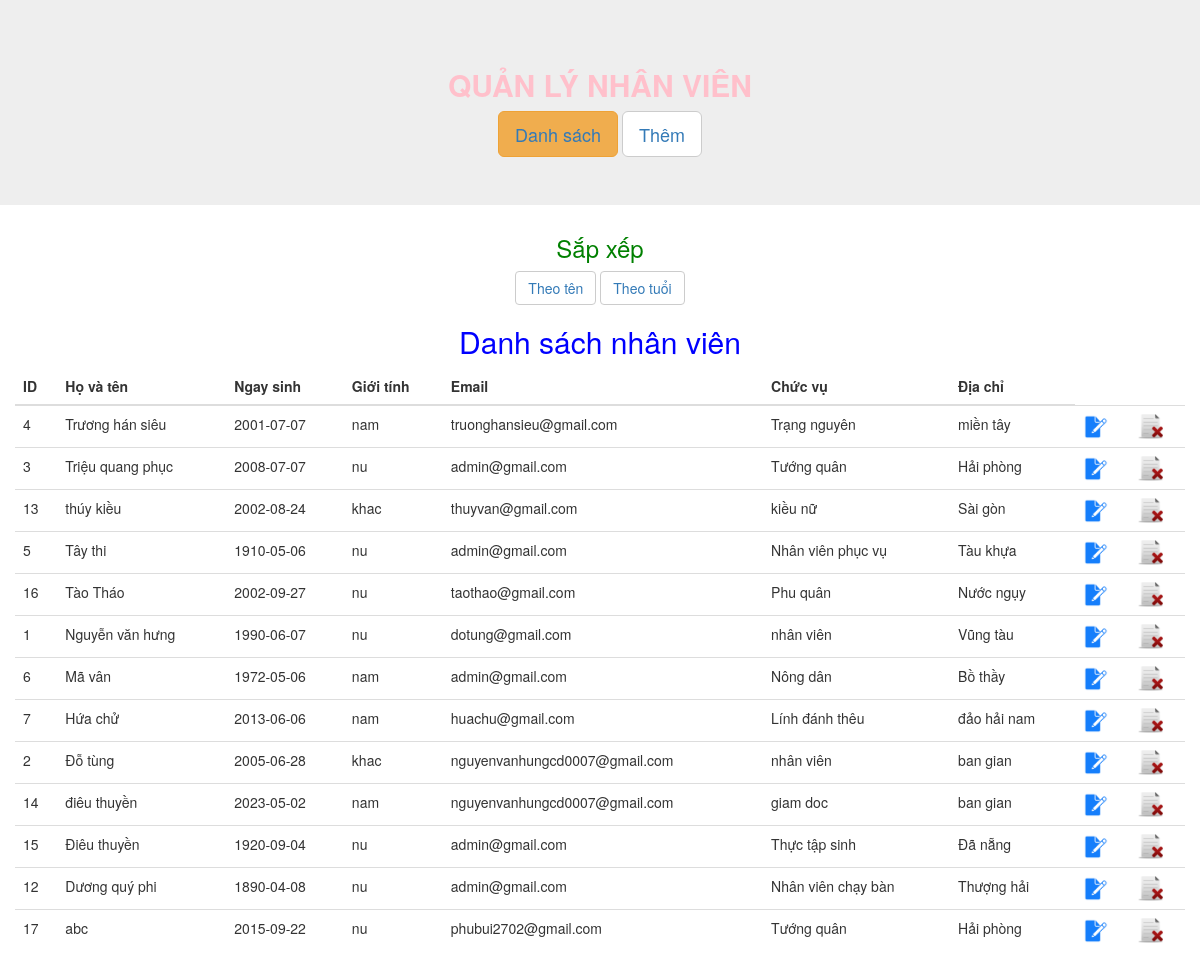
Screenshot of /sapxep.php?theoten with the database file from the repository.
### tables this page shows
CREATE TABLE IF NOT EXISTS `nhanvien` (
  `id` int(11) NOT NULL AUTO_INCREMENT,
  `ten` varchar(50) NOT NULL,
  `ngaysinh` date NOT NULL,
  `gioitinh` varchar(20) NOT NULL,
  `email` varchar(50) NOT NULL,
  `chucvu` varchar(200) NOT NULL,
  `diachi` varchar(200) NOT NULL,
  PRIMARY KEY (`id`)
);

### sapxep.php (the view, shortened to what this page needs)
<?php
include('connect.php');
include('master.php');
?>
<!DOCTYPE html>
<html lang="en">
<head>
	<link rel="stylesheet" type="text/css" href="vendor/bootstrap.min.css">
</head>
<body>
	<div class=" text-center">
		<form method="GET">
			<h3 style="color: green;">Sắp xếp</h3>
			<button type="button" class="btn btn-default "><a href="sapxep.php?theoten" name="theoten">Theo tên</a></button>
			<button type="button" class="btn btn-default "><a href="sapxep.php?theotuoi"  name="theotuoi">Theo tuổi</a></button>
		</form>
	</div>
	<?php if (isset($_GET['theoten'])){ ?>
		<div class="container">
			<div class="row">
				<h2 class="text-center" style="color: blue;">Danh sách nhân viên</h2>
				<table class="table">
					<thead>
						<tr>
							<th>ID</th>
							<th>Họ và tên</th>
							<th>Ngay sinh</th>
							<th>Giới tính</th>
							<th>Email</th>
							<th>Chức vụ</th>
							<th>Địa chỉ</th>
						</tr>
					</thead>
					<tbody>
						<tr>
							<?php
							$row_sql="SELECT * FROM nhanvien ORDER BY ten DESC";
							$row_thuchien=mysqli_query($conn,$row_sql);
							while($dulieu =mysqli_fetch_array($row_thuchien)){
								?>
								<td><?php echo $dulieu['id']; ?></td>
								<td><?php echo $dulieu['ten']; ?> </td>
								<td><?php echo $dulieu['ngaysinh']; ?></td>
								<td><?php echo $dulieu['gioitinh']; ?></td>
								<td><?php echo $dulieu['email']; ?></td>
								<td><?php echo $dulieu['chucvu']; ?></td>
								<td><?php echo $dulieu['diachi']; ?></td>
								<td>
									<a onclick=" return confirm('bạn có chắc muốn sửa không')" href="sua.php?id=<?php echo $dulieu['id'] ?>" title="sửa"><img src="images/edit.png" width="25px">
									</a>
								</td>
								<td>
									<a onclick=" return confirm('bạn có chắc muốn xóa không') " href="xoa.php?id=<?php echo $dulieu['id']; ?>" ><img src='images/delete.jpg' width='25px' >
									</a>
								</td>
							</tr>
						<?php 	} ?>
					</tbody>
				</table>
			</div>
		</div>
	<?php }else if(isset($_GET['theotuoi'])){ ?>
		<div class="container">
			<div class="row">
				<h2 class="text-center" style="color: blue;">Danh sách nhân viên</h2>
				<table class="table">
					<thead>
						<tr>
							<th>ID</th>
							<th>Họ và tên</th>
							<th>Ngay sinh</th>
							<th>Giới tính</th>
							<th>Email</th>
							<th>Chức vụ</th>
							<th>Địa chỉ</th>
						</tr>
					</thead>
					<tbody>
						<tr>
							<?php
							$row_sql="SELECT * FROM nhanvien ORDER BY ngaysinh ASC";
							$row_thuchien=mysqli_query($conn,$row_sql);
							while($dulieu =mysqli_fetch_array($row_thuchien)){
								?>
								<td><?php echo $dulieu['id']; ?></td>
								<td><?php echo $dulieu['ten']; ?> </td>
								<td><?php echo $dulieu['ngaysinh']; ?></td>
								<td><?php echo $dulieu['gioitinh']; ?></td>
								<td><?php echo $dulieu['email']; ?></td>
								<td><?php echo $dulieu['chucvu']; ?></td>
								<td><?php echo $dulieu['diachi']; ?></td>
								<td>
									<a onclick=" return confirm('bạn có chắc muốn sửa không')" href="sua.php?id=<?php echo $dulieu['id'] ?>" title="sửa"><img src="images/edit.png" width="25px">
									</a>
								</td>
								<td>
									<a onclick=" return confirm('bạn có chắc muốn xóa không') " href="xoa.php?id=<?php echo $dulieu['id']; ?>" ><img src='images/delete.jpg' width='25px' >
									</a>
								</td>
							</tr>
						<?php 	} ?>
					</tbody>
				</table>
			</div>
		</div>
	<?php } ?>
</body>
</html>

### rows the page displays
nhanvien: id "4", ten "Trương hán siêu", ngaysinh "2001-07-07", gioitinh "nam", email "truonghansieu@gmail.com", chucvu "Trạng nguyên", diachi "miền tây"
nhanvien: id "3", ten "Triệu quang phục", ngaysinh "2008-07-07", gioitinh "nu", email "admin@gmail.com", chucvu "Tướng quân", diachi "Hải phòng"
nhanvien: id "13", ten "thúy kiều", ngaysinh "2002-08-24", gioitinh "khac", email "thuyvan@gmail.com", chucvu "kiều nữ", diachi "Sài gòn"
nhanvien: id "5", ten "Tây thi", ngaysinh "1910-05-06", gioitinh "nu", email "admin@gmail.com", chucvu "Nhân viên phục vụ", diachi "Tàu khựa"
nhanvien: id "16", ten "Tào Tháo", ngaysinh "2002-09-27", gioitinh "nu", email "taothao@gmail.com", chucvu "Phu quân", diachi "Nước ngụy"
nhanvien: id "1", ten "Nguyễn văn hưng", ngaysinh "1990-06-07", gioitinh "nu", email "dotung@gmail.com", chucvu "nhân viên", diachi "Vũng tàu"
nhanvien: id "6", ten "Mã vân", ngaysinh "1972-05-06", gioitinh "nam", email "admin@gmail.com", chucvu "Nông dân", diachi "Bồ thầy"
nhanvien: id "7", ten "Hứa chử", ngaysinh "2013-06-06", gioitinh "nam", email "huachu@gmail.com", chucvu "Lính đánh thêu", diachi "đảo hải nam"
nhanvien: id "2", ten "Đỗ tùng", ngaysinh "2005-06-28", gioitinh "khac", email "nguyenvanhungcd0007@gmail.com", chucvu "nhân viên", diachi "ban gian"
nhanvien: id "14", ten "điêu thuyền", ngaysinh "2023-05-02", gioitinh "nam", email "nguyenvanhungcd0007@gmail.com", chucvu "giam doc", diachi "ban gian"
nhanvien: id "15", ten "Điêu thuyền", ngaysinh "1920-09-04", gioitinh "nu", email "admin@gmail.com", chucvu "Thực tập sinh", diachi "Đã nẵng"
nhanvien: id "12", ten "Dương quý phi", ngaysinh "1890-04-08", gioitinh "nu", email "admin@gmail.com", chucvu "Nhân viên chạy bàn", diachi "Thượng hải"
nhanvien: id "17", ten "abc", ngaysinh "2015-09-22", gioitinh "nu", email "phubui2702@gmail.com", chucvu "Tướng quân", diachi "Hải phòng"
